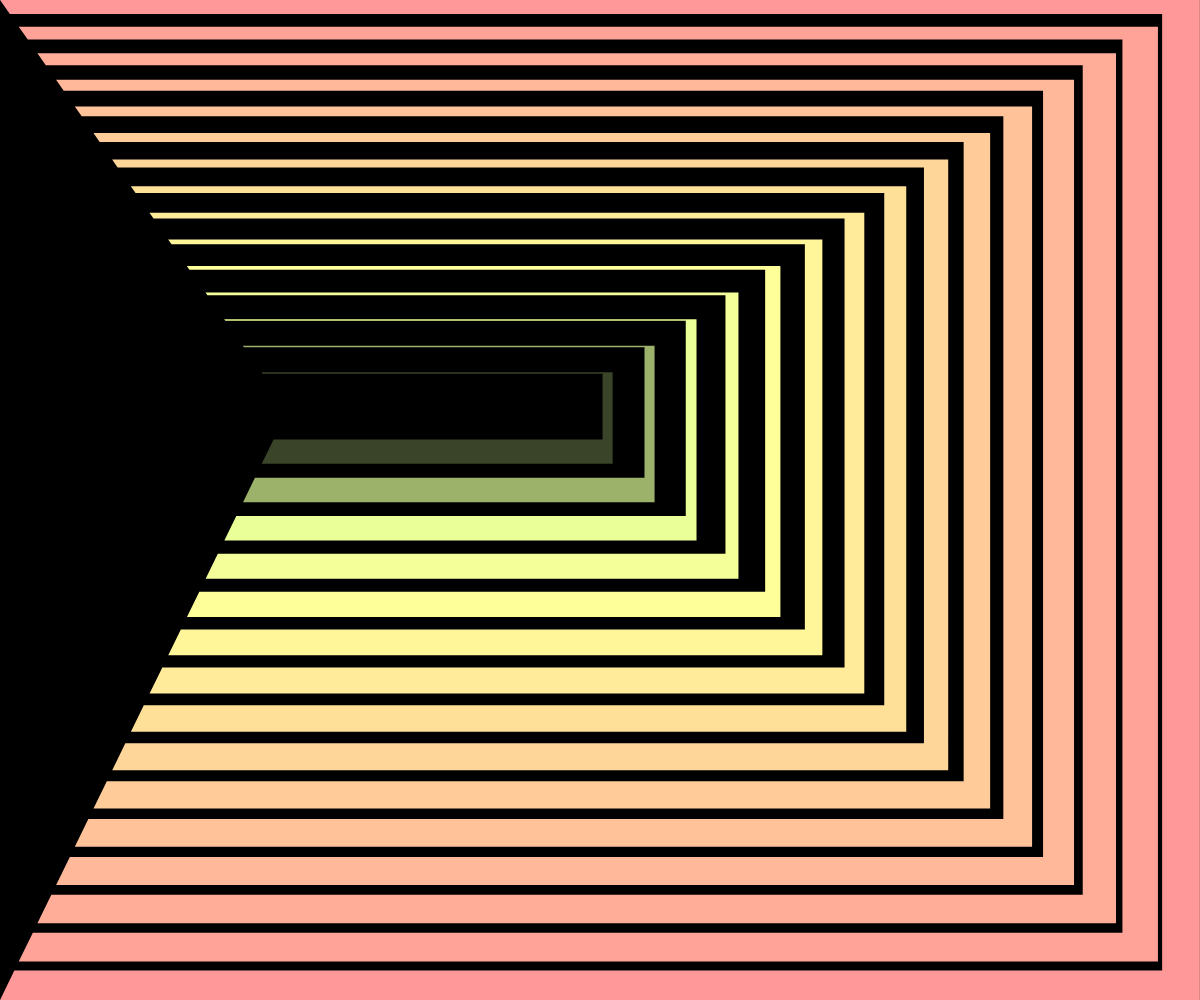
Frame 1 (no input)
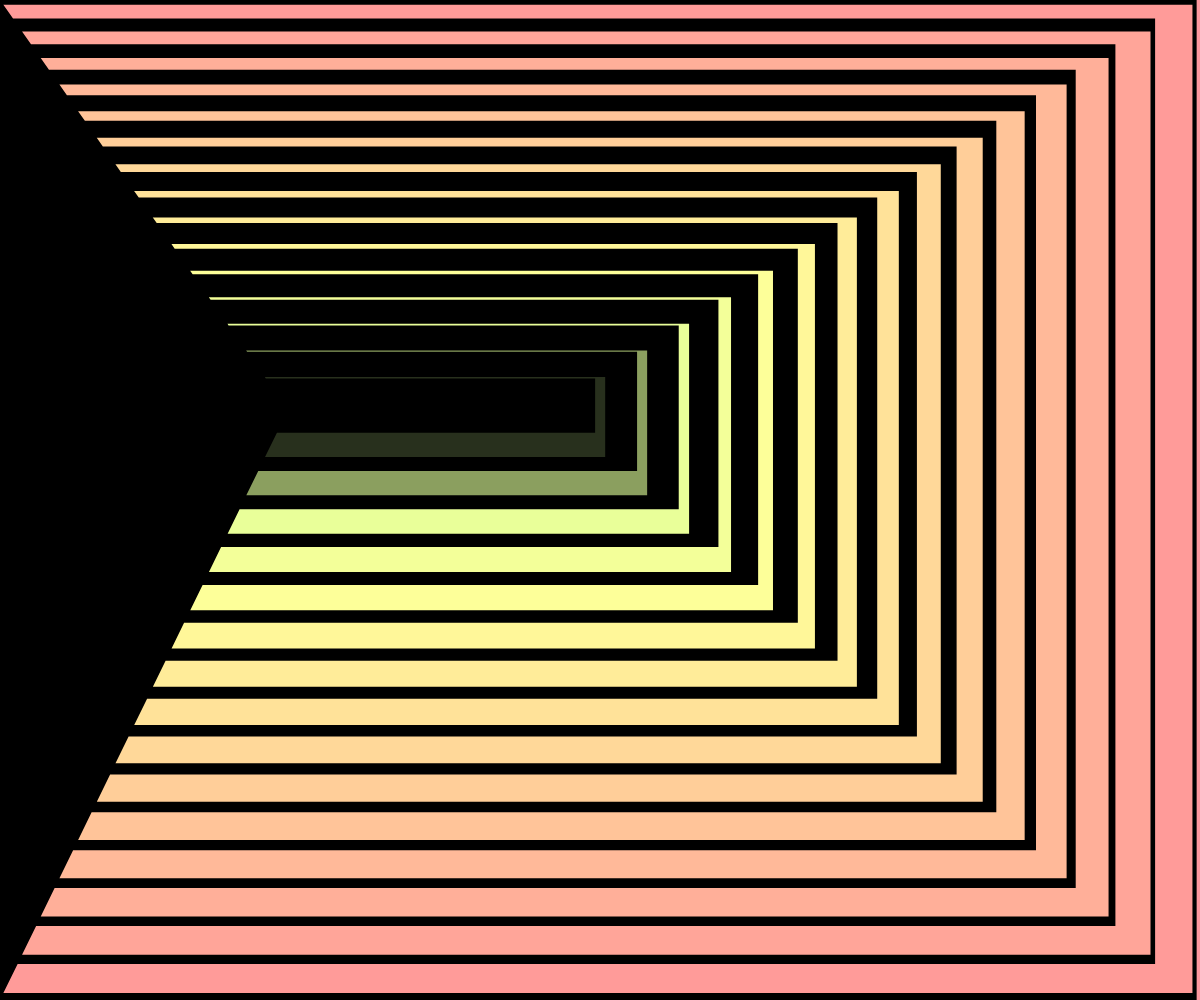
Frame 60 (no input)
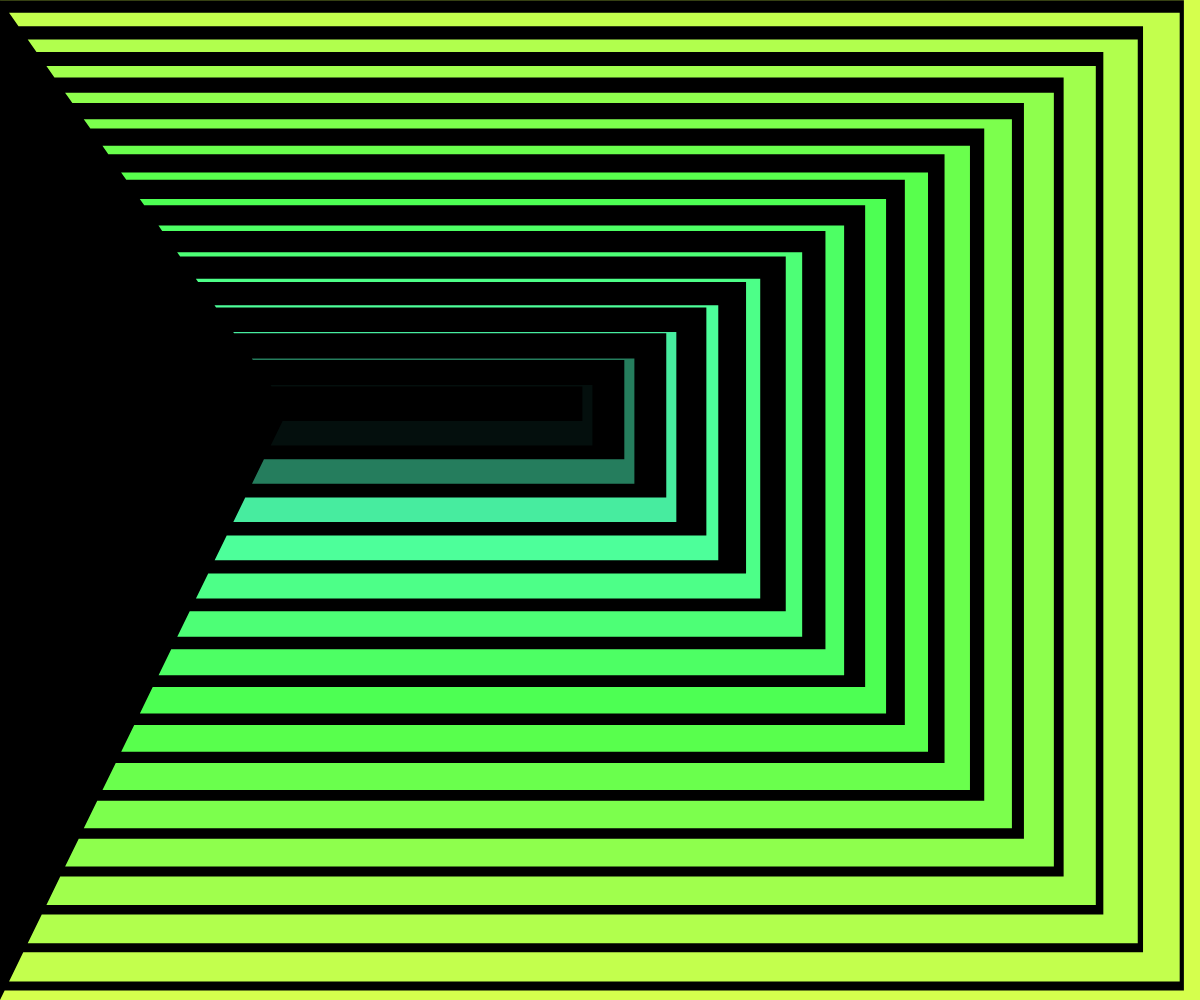
Frame 120 (the mouse pressed at the canvas centre since frame 60)

The p5.js sketch that drew these frames (run headless with seeded random() and noise() and a simulated clock; from frame 60 on, the mouse is pressed at the canvas centre):

// p5.js sketch
// ── sketch.js
let desfase = 0;
let progreso = 0;

function setup() {
    createCanvas(windowWidth, windowHeight);
    colorMode(HSB, 360, 100, 100, 1);
}

function draw() {
    background(0);

    let velocidad = dist(mouseX, mouseY, pmouseX, pmouseY);
    // que vaya mas rapido si moves rapido el mouse
    progreso += 0.003 + velocidad * 0.004;

    let t = progreso % 1.0;

    let tono = (map(mouseX, 0, width, 0, 360, true) + desfase) % 360;
    let sat = map(mouseY, 0, height, 40, 100, true);

    // calcular punto de fuga y perspectiva
    let fugaX = width * 0.24;
    let fugaY = height * 0.41;

    let anchoFin = width * 4 / 9;
    let altoFin = height * 0.001875;

    let paso = 0.065;

    let grosorSup = paso * (fugaY - altoFin / 2) * 0.35;
    let grosorInf = paso * (height - fugaY - altoFin / 2) * 0.85;
    let grosorDer = paso * (width - fugaX - anchoFin / 2) * 0.6;

    let relacionSup = fugaX / fugaY;
    let relacionInf = fugaX / (height - fugaY);

    noStroke();

    let i = -1;
    while (true) {
        let u = i + t;
        let s = u * paso;

        if (s >= 0.95) break;

        let yExt1 = lerp(0, fugaY - altoFin / 2, s);
        let xExt1 = yExt1 * relacionSup;

        let yExt2 = lerp(height, fugaY + altoFin / 2, s);
        let xExt2 = (height - yExt2) * relacionInf;

        let xExt = lerp(width, fugaX + anchoFin / 2, s);

        let factorSup = map(s, 0.0, 0.80, 1.5, 0.15, true);
        let factorInf = map(s, 0.0, 0.80, 0.90, 0.75, true);
        let factorOtro = map(s, 0.0, 0.80, 1.5, 0.40, true);

        let espSup = grosorSup * factorSup;
        let espInf = grosorInf * factorInf;
        let espDer = grosorDer * factorOtro;

        if ((yExt2 - yExt1) <= (espSup + espInf) || (xExt - xExt1) <= espDer) {
            break;
        }

        let yInt1 = yExt1 + espSup;
        let xInt1 = yInt1 * relacionSup;

        let yInt2 = yExt2 - espInf;
        let xInt2 = (height - yInt2) * relacionInf;

        let xInt = xExt - espDer;

        let opacidad = 1.0;
        if (s > 0.80) {
            opacidad = min(opacidad, map(s, 0.80, 0.95, 1, 0, true));
        }

        fill((tono + u * 6 + 360) % 360, sat, 100, opacidad);

        // dibuja el tunel
        beginShape();
        vertex(xExt1, yExt1);
        vertex(xExt, yExt1);
        vertex(xExt, yExt2);
        vertex(xExt2, yExt2);
        vertex(xInt2, yInt2);
        vertex(xInt, yInt2);
        vertex(xInt, yInt1);
        vertex(xInt1, yInt1);
        endShape(CLOSE);

        i++;
    }
}

// cambia de color al hacer click
function mousePressed() {
    desfase = random(0, 360);
}

function windowResized() {
    resizeCanvas(windowWidth, windowHeight);
}
